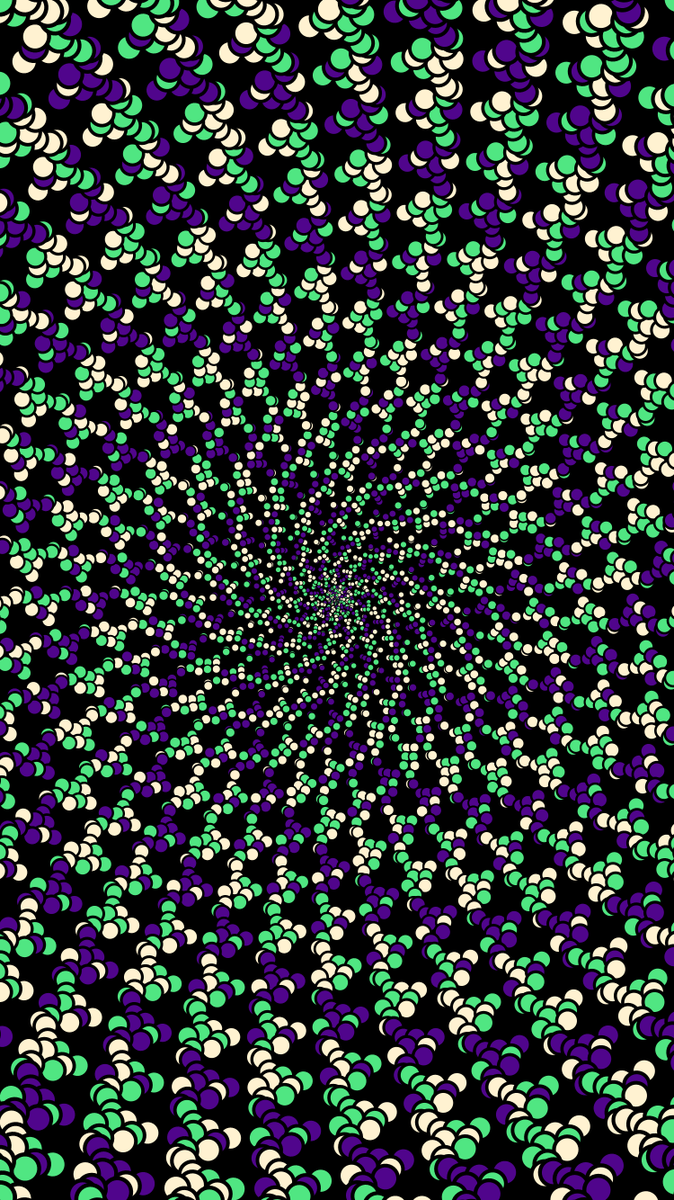
Frame 1 (no input)
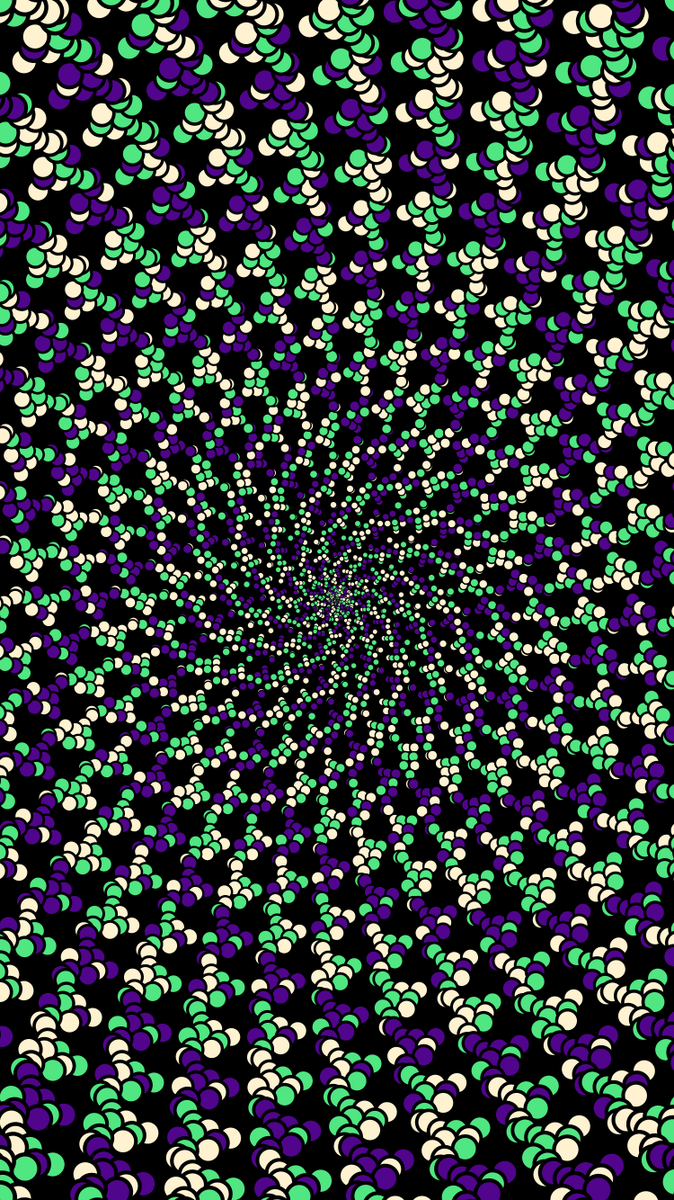
Frame 60 (the mouse pressed at the canvas centre just before this capture)
Frame 120 (the mouse held since frame 60 and released just before this capture): identical to frame 60, image omitted

The Processing sketch that drew these frames (run headless with seeded random() and noise(); from frame 60 on, the mouse is pressed at the canvas centre):

// Processing sketch: Spiral_Molecules
// ── Spiral_Molecules.pde
//Title: Spiral Molecules
//Coder: Thomas Wesley
//Last Edit: June 1st, 2019
//Iphone wallpaper consisting a flower structure distorted to create a depiction of molecules forming a spiral structure


//Optional Parameter to make this export a vector file 
//import processing.svg.*;

// Sketch Variable Declarations
float ToRadians = PI / 180.0;
float gAngle = 13.569878;
float rotation = 0;
float initialRotation = 0.0;
int width, height;
int totalPetals = 15000;
Petal[] petals = new Petal[totalPetals];
float radius = 1;
float g = 0.0001;
float red;
float green;
float blue;
float he;
float wi;

//Sketch Setup - Sizing and background parameters
void setup(){
//Optional for Vector file export size(400, 400, SVG, "filename.svg");
    size(750, 1334); //Optimized for iPhones 6,7,8
    background(0);
}

//Sketch Draw - Logic for the image
void draw() {
  //save("Spiral_Molecule.png"); 
  scale(2);
  he=height;
  wi=width;

    noStroke();
    strokeWeight(1);
    smooth();
    
  translate(375/2,667/2);
  rotation=0;
    for (int i = 0; i < totalPetals; i++) {
   //Color control - Use the modulus  operator to rotate between the different colors in the scheme
        if(i%3==0){
          red=80;
          green=5;
          blue=140;}
        else if(i%2==0){
          red=80;
          green=230;
          blue=130;}
          else{
           red=255;
           green=242;
           blue=209;
          }
        rotation += gAngle*(i%11); 
        radius = g + (.061)*(i); 
        Petal petal = new Petal(0,0,0,255,red,green,blue,255);
        petal.x = width / 2 + cos(rotation * ToRadians) * radius;
        petal.y = height / 2 + sin(rotation * ToRadians) * radius;
        petal.rotation = rotation * ToRadians;     
        petal.scaleVar += ((i)*20.367) / totalPetals;
        petal.render();
        petals[i] = petal;
    }
    translate(-375/2,-667/2);
}

// Sketch Classes and Functions

class Petal{
  float rrr;
  float ggg; 
  float bbb;
  float opopop;
  float rrrr;
  float bbbb;
  float gggg;
  float opopopop;
  color baseColor;
  color detailColor; 
  Petal(float r, float g, float b, float op, float rr, float gg, float bb, float opop){
  rrr= r;
  bbb= b;
  ggg = g;
  opopop = op;
  rrrr= rr;
  bbbb=  bb;
  gggg=gg;
  opopopop = opop;
  baseColor = color(rrr, ggg, bbb, opopop);
  detailColor = color(rrrr, gggg, bbbb, opopopop);
  }
  float x = 0;
  float y = 0;
  float rotation = 0.0;
  float scaleVar = 1;
  color trimColor = color(255, 255,255,255);

  void render (){
      pushMatrix();
      translate(this.x, this.y);
      fill(this.baseColor);
      rotate(this.rotation);
      scale(this.scaleVar, this.scaleVar);
      //rect(-10, -1, 1, .25);
      ellipse(0, 0, 2, 2);
      fill(this.detailColor);
      ellipse(0, 0, 1.5, 1.5);
      fill(this.trimColor);
      //ellipse(0, 0, 1, 1);
      popMatrix();
  }  
}
